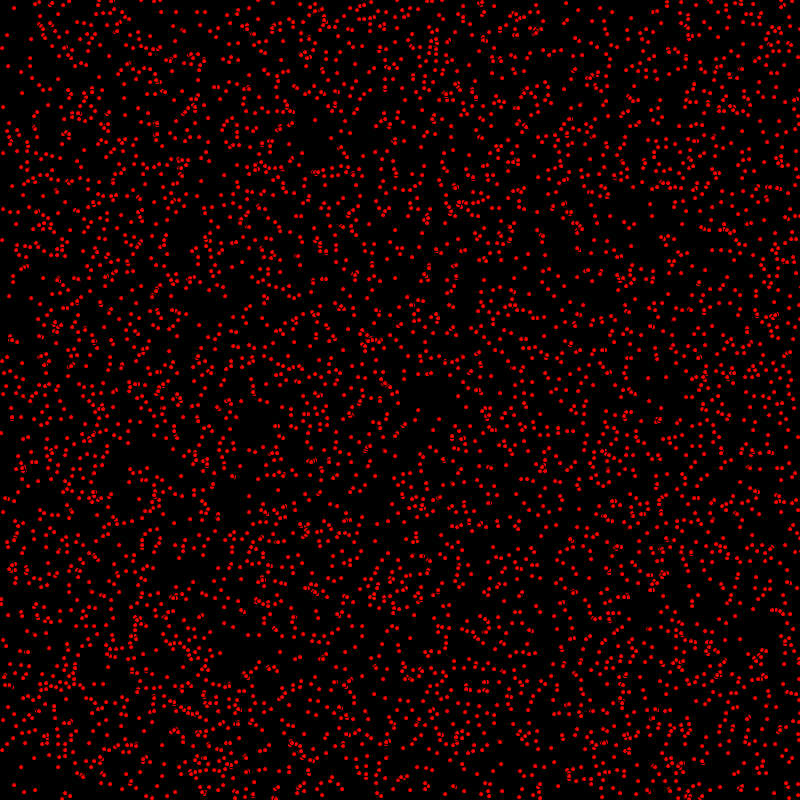
Frame 1 (no input)
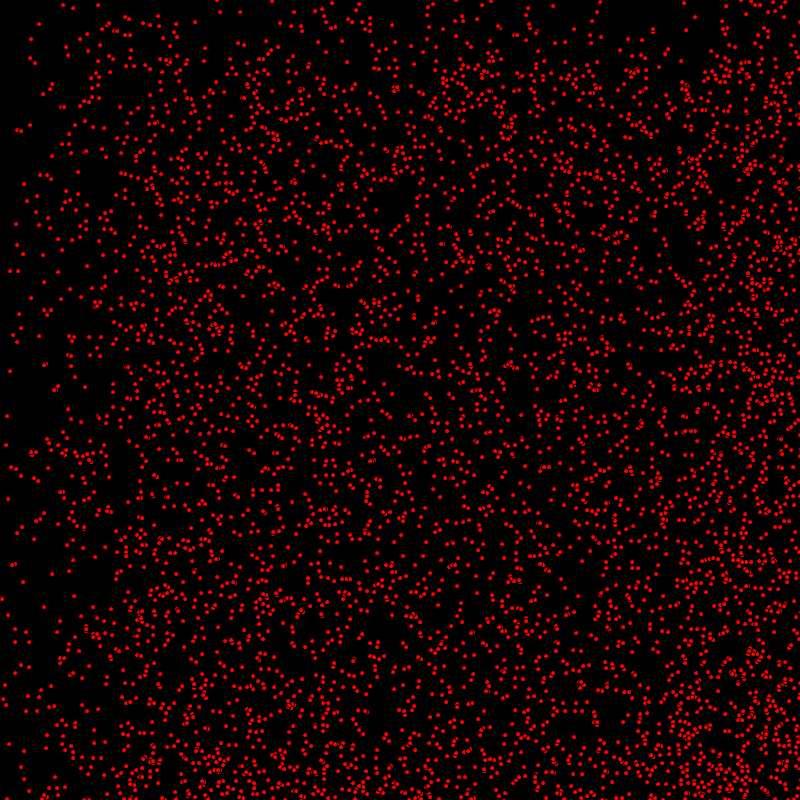
Frame 60 (the mouse pressed at the canvas centre just before this capture)
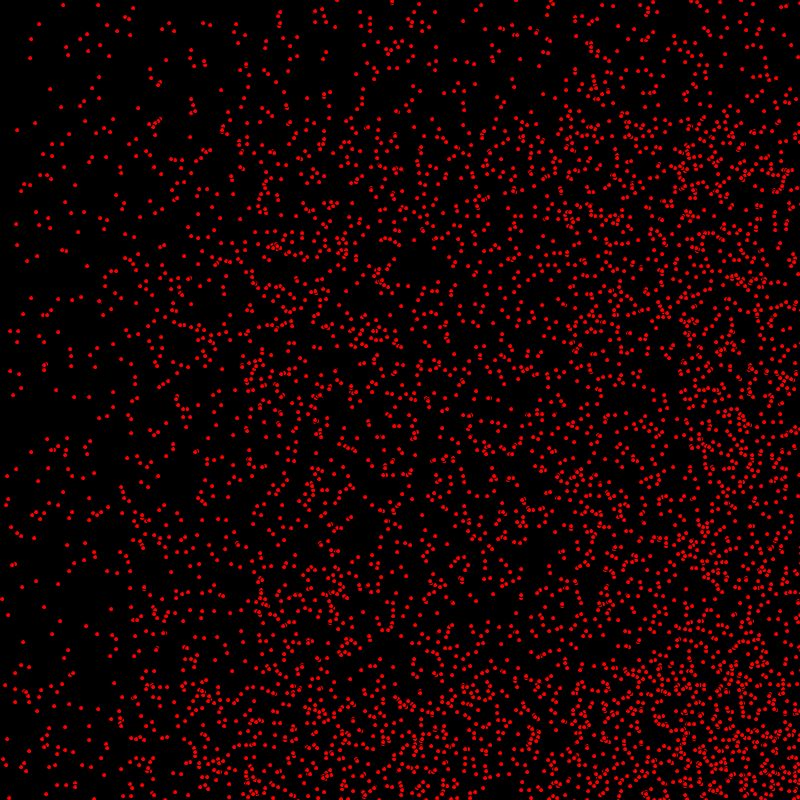
Frame 120 (the mouse held since frame 60 and released just before this capture)

The Processing sketch that drew these frames (run headless with seeded random() and noise(); from frame 60 on, the mouse is pressed at the canvas centre):

// Processing sketch: sketch_07_04_many_circles
// ── sketch_07_04_many_circles.pde
void setup() {
  size(800, 800);
  myBalls = new Ball[5000];
  for (int i=0; i<myBalls.length; i++) { // length = number of arrays
    myBalls[i]= new Ball();
    myBalls[i].x=(int)random(0, width); // randomize x
    myBalls[i].y=(int)random(0, height); // randomize y
    myBalls[i].speedX=(int)random(0,3); // randomize speedX
    myBalls[i].speedY=(int)random(0,2); // randomize speedY
  }
}

Ball[] myBalls;

void draw() {
  background(0);
  for (int i=0; i<myBalls.length; i++) {
    myBalls[i].drawMe();
  }
}

class Ball {
  int speedX=3, speedY=2, x=0, y=0;
  
  void drawMe() {
    x=x+speedX;    
    
    stroke(0);
    fill(255,0,0);
    ellipse(x, y, 5, 5);
    
    if (x>width) {
      speedX = speedX*-1;
    }
    if (x<0) {
      speedX=speedX*-1;
    }

    y=y+speedY;
    if (y>height || y<0) {
      speedY=speedY*-1;
    }
  }
}
